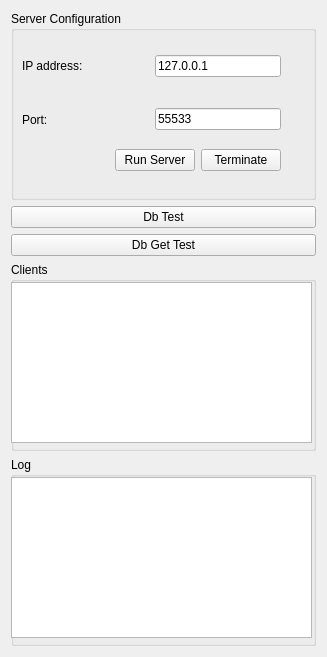
<?xml version="1.0" encoding="UTF-8"?>
<ui version="4.0">
 <class>Server</class>
 <widget class="QMainWindow" name="Server">
  <property name="geometry">
   <rect>
    <x>0</x>
    <y>0</y>
    <width>327</width>
    <height>657</height>
   </rect>
  </property>
  <property name="windowTitle">
   <string>SSLServer</string>
  </property>
  <widget class="QWidget" name="centralWidget">
   <layout class="QVBoxLayout" name="verticalLayout_3">
    <item>
     <layout class="QVBoxLayout" name="verticalLayout_2">
      <item>
       <widget class="QGroupBox" name="configGroup">
        <property name="title">
         <string>Server Configuration</string>
        </property>
        <widget class="QWidget" name="layoutWidget">
         <property name="geometry">
          <rect>
           <x>0</x>
           <y>20</y>
           <width>281</width>
           <height>151</height>
          </rect>
         </property>
         <layout class="QVBoxLayout" name="verticalLayout">
          <item>
           <layout class="QHBoxLayout" name="horizontalLayout">
            <item>
             <widget class="QLabel" name="label_ip">
              <property name="sizePolicy">
               <sizepolicy hsizetype="Expanding" vsizetype="Expanding">
                <horstretch>0</horstretch>
                <verstretch>0</verstretch>
               </sizepolicy>
              </property>
              <property name="text">
               <string>IP address:</string>
              </property>
             </widget>
            </item>
            <item>
             <widget class="QLineEdit" name="input_address">
              <property name="sizePolicy">
               <sizepolicy hsizetype="Expanding" vsizetype="Fixed">
                <horstretch>0</horstretch>
                <verstretch>0</verstretch>
               </sizepolicy>
              </property>
              <property name="text">
               <string>127.0.0.1</string>
              </property>
             </widget>
            </item>
           </layout>
          </item>
          <item>
           <layout class="QHBoxLayout" name="horizontalLayout_2">
            <item>
             <widget class="QLabel" name="label_port">
              <property name="sizePolicy">
               <sizepolicy hsizetype="Expanding" vsizetype="Expanding">
                <horstretch>0</horstretch>
                <verstretch>0</verstretch>
               </sizepolicy>
              </property>
              <property name="text">
               <string>Port:</string>
              </property>
             </widget>
            </item>
            <item>
             <widget class="QLineEdit" name="input_port">
              <property name="sizePolicy">
               <sizepolicy hsizetype="Expanding" vsizetype="Fixed">
                <horstretch>0</horstretch>
                <verstretch>0</verstretch>
               </sizepolicy>
              </property>
              <property name="text">
               <string>55533</string>
              </property>
             </widget>
            </item>
           </layout>
          </item>
          <item>
           <layout class="QHBoxLayout" name="horizontalLayout_3">
            <item>
             <spacer name="horizontalSpacer">
              <property name="orientation">
               <enum>Qt::Horizontal</enum>
              </property>
              <property name="sizeHint" stdset="0">
               <size>
                <width>48</width>
                <height>20</height>
               </size>
              </property>
             </spacer>
            </item>
            <item>
             <widget class="QPushButton" name="start_server">
              <property name="text">
               <string>Run Server</string>
              </property>
             </widget>
            </item>
            <item>
             <widget class="QPushButton" name="terminate">
              <property name="text">
               <string>Terminate</string>
              </property>
             </widget>
            </item>
           </layout>
          </item>
         </layout>
        </widget>
       </widget>
      </item>
      <item>
       <widget class="QPushButton" name="dbTestButton">
        <property name="text">
         <string>Db Test</string>
        </property>
       </widget>
      </item>
      <item>
       <widget class="QPushButton" name="dbGetButton">
        <property name="text">
         <string>Db Get Test</string>
        </property>
       </widget>
      </item>
      <item>
       <widget class="QGroupBox" name="clientListGroup">
        <property name="title">
         <string>Clients</string>
        </property>
        <widget class="QTableWidget" name="clientTable">
         <property name="geometry">
          <rect>
           <x>0</x>
           <y>20</y>
           <width>301</width>
           <height>161</height>
          </rect>
         </property>
        </widget>
       </widget>
      </item>
      <item>
       <widget class="QGroupBox" name="logGroup">
        <property name="title">
         <string>Log</string>
        </property>
        <widget class="QTextEdit" name="output">
         <property name="geometry">
          <rect>
           <x>0</x>
           <y>20</y>
           <width>301</width>
           <height>161</height>
          </rect>
         </property>
         <property name="verticalScrollBarPolicy">
          <enum>Qt::ScrollBarAsNeeded</enum>
         </property>
         <property name="horizontalScrollBarPolicy">
          <enum>Qt::ScrollBarAsNeeded</enum>
         </property>
         <property name="readOnly">
          <bool>true</bool>
         </property>
         <property name="tabStopWidth">
          <number>80</number>
         </property>
        </widget>
       </widget>
      </item>
     </layout>
    </item>
   </layout>
  </widget>
 </widget>
 <layoutdefault spacing="6" margin="11"/>
 <resources/>
 <connections/>
</ui>
